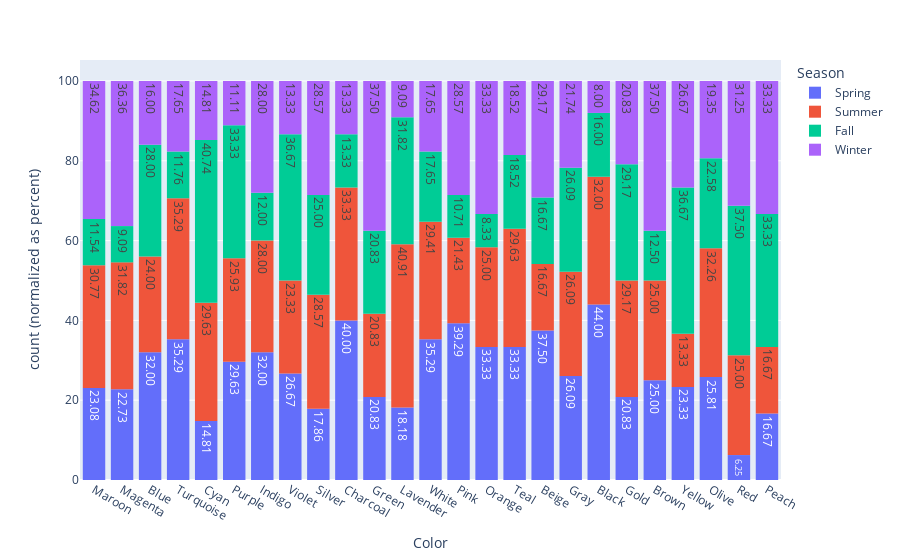

Notebook source saved alongside this figure:
### Code cell
clothes_df = df[df['Category'] == 'Footwear']
px.histogram(clothes_df, x='Color', color='Season', barnorm='percent', text_auto='.2f',)

### Figure 1 — Plotly figure (JSON) as saved in the notebook; plotly's stock layout.template omitted (floating-point values rounded to 4 significant figures; data arrays with more than 128 entries replaced by an {"elided": "..."} marker saying what was removed)
{"data": [{"alignmentgroup": "True", "bingroup": "x", "hovertemplate": "Season=Spring<br>Color=%{x}<br>count (normalized as percent)=%{y}<extra></extra>", "legendgroup": "Spring", "marker": {"color": "#636efa", "pattern": {"shape": ""}}, "name": "Spring", "offsetgroup": "Spring", "orientation": "v", "showlegend": true, "texttemplate": "%{value:.2f}", "type": "histogram", "x": {"elided": "163 str values"}, "xaxis": "x", "yaxis": "y"}, {"alignmentgroup": "True", "bingroup": "x", "hovertemplate": "Season=Summer<br>Color=%{x}<br>count (normalized as percent)=%{y}<extra></extra>", "legendgroup": "Summer", "marker": {"color": "#EF553B", "pattern": {"shape": ""}}, "name": "Summer", "offsetgroup": "Summer", "orientation": "v", "showlegend": true, "texttemplate": "%{value:.2f}", "type": "histogram", "x": {"elided": "160 str values"}, "xaxis": "x", "yaxis": "y"}, {"alignmentgroup": "True", "bingroup": "x", "hovertemplate": "Season=Fall<br>Color=%{x}<br>count (normalized as percent)=%{y}<extra></extra>", "legendgroup": "Fall", "marker": {"color": "#00cc96", "pattern": {"shape": ""}}, "name": "Fall", "offsetgroup": "Fall", "orientation": "v", "showlegend": true, "texttemplate": "%{value:.2f}", "type": "histogram", "x": {"elided": "136 str values"}, "xaxis": "x", "yaxis": "y"}, {"alignmentgroup": "True", "bingroup": "x", "hovertemplate": "Season=Winter<br>Color=%{x}<br>count (normalized as percent)=%{y}<extra></extra>", "legendgroup": "Winter", "marker": {"color": "#ab63fa", "pattern": {"shape": ""}}, "name": "Winter", "offsetgroup": "Winter", "orientation": "v", "showlegend": true, "texttemplate": "%{value:.2f}", "type": "histogram", "x": {"elided": "140 str values"}, "xaxis": "x", "yaxis": "y"}], "layout": {"barmode": "relative", "barnorm": "percent", "legend": {"title": {"text": "Season"}, "tracegroupgap": 0}, "margin": {"t": 60}, "xaxis": {"anchor": "y", "domain": [0, 1], "title": {"text": "Color"}}, "yaxis": {"anchor": "x", "domain": [0, 1], "title": {"text": "count (normalized as percent)"}}}}
